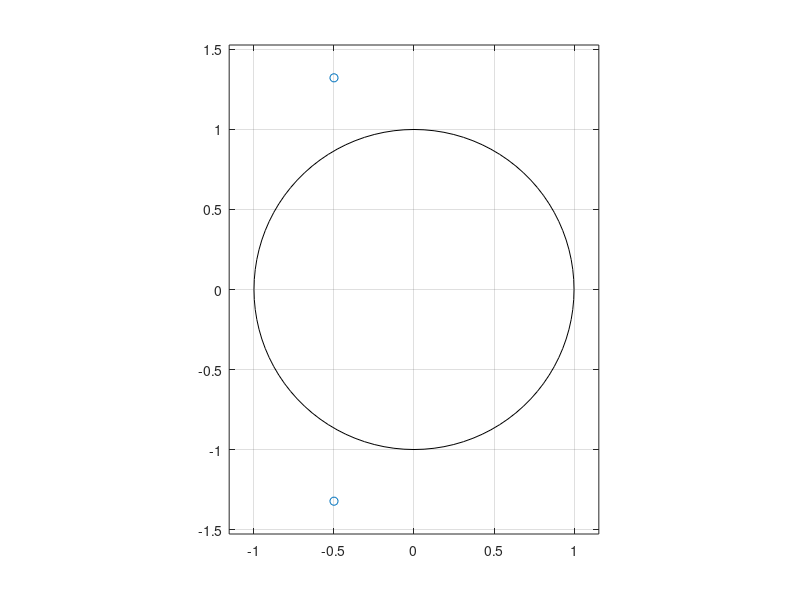

Source code (MATLAB):
% Homework 3
% Henrik Lucander, 724140
%% Problem 1)
clear all;
close all;
K=1.59;
p1 =[1 (0.2*K)-1.2 (0.5*K)+0.2];
r1 = roots(p1);
zplane(r1)
%% Problem 2)
clear all;
close all;
p2 = [1 -2 1.4 -0.1];
r2 = roots(p2);
zplane(r2)

%% Problem 3)
% a)
clear all;
close all;
p3 = [1 1 2];
r3 = roots(p3);
zplane(r3)